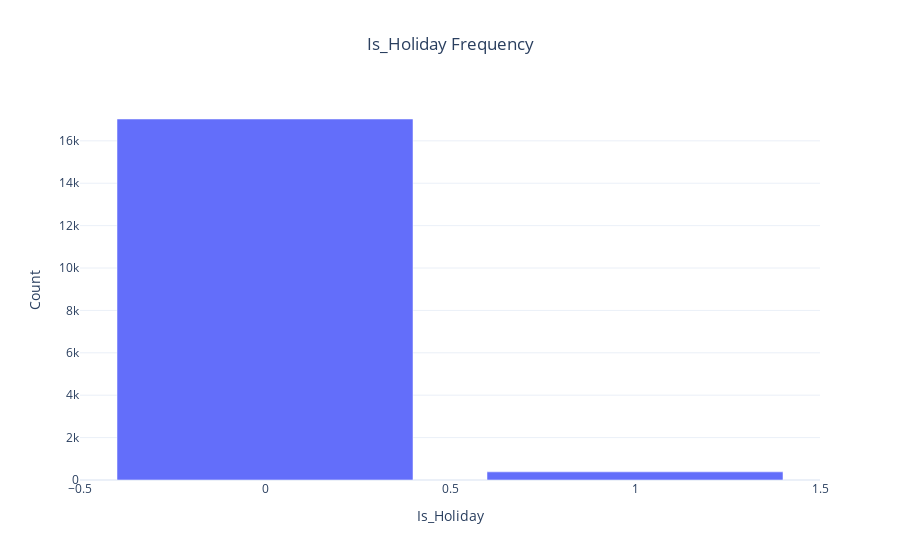

The code cell stored with this chart in its notebook:
### Code cell
import pandas as pd
import plotly.express as px

# Adım 1: 'season' sütunundaki değerlerin frekanslarını hesaplayıp sıralı bir DataFrame oluşturma
season_counts = (
    data['is_holiday']
    .value_counts()                      # Frekansları hesapla
    .rename_axis('Is_Holiday')               # Index'e 'Season' adını ver
    .reset_index(name='Count')           # Index'i sütuna çevir ve frekansı 'Count' adıyla sakla
    .sort_values('Count', ascending=False)  # 'Count' sütununa göre azalan sırada sıralama
)

# Adım 2: Plotly Express kullanarak bar grafiğini oluşturma
fig = px.bar(
    season_counts,
    x='Is_Holiday',
    y='Count',
    title='Is_Holiday Frequency',
    labels={'Is_Holiday': 'Is_Holiday', 'Count': 'Count'},
    category_orders={'Is_Holiday': season_counts['Is_Holiday'].tolist()},  # X ekseninde doğru sıralama
    template='plotly_white'  # Temiz ve modern bir tema
)

# Adım 3: Grafik düzenlemeleri (başlık, eksen isimleri vb.)
fig.update_layout(
    xaxis_title='Is_Holiday',
    yaxis_title='Count',
    title={'x': 0.5, 'xanchor': 'center'}  # Başlığı ortalamak için
)

print(season_counts)
     
# Adım 4: Grafiği gösterme
fig.show()

### Figure 1 — Plotly figure (JSON) as saved in the notebook; plotly's stock layout.template omitted (floating-point values rounded to 4 significant figures)
{"data": [{"alignmentgroup": "True", "hovertemplate": "Is_Holiday=%{x}<br>Count=%{y}<extra></extra>", "legendgroup": "", "marker": {"color": "#636efa", "pattern": {"shape": ""}}, "name": "", "offsetgroup": "", "orientation": "v", "showlegend": false, "textposition": "auto", "type": "bar", "x": [0, 1], "xaxis": "x", "y": [17030, 384], "yaxis": "y"}], "layout": {"barmode": "relative", "legend": {"tracegroupgap": 0}, "title": {"text": "Is_Holiday Frequency", "x": 0.5, "xanchor": "center"}, "xaxis": {"anchor": "y", "categoryarray": [0, 1], "categoryorder": "array", "domain": [0, 1], "title": {"text": "Is_Holiday"}}, "yaxis": {"anchor": "x", "domain": [0, 1], "title": {"text": "Count"}}}}
